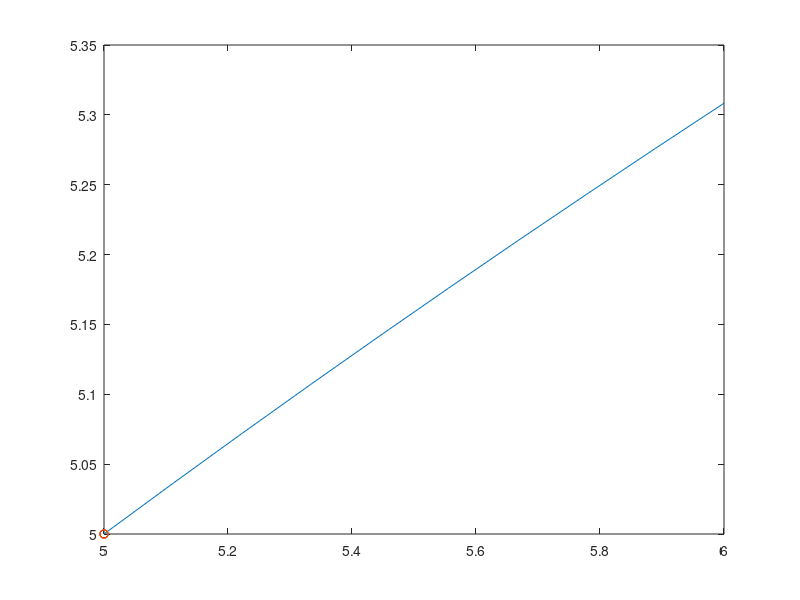

Write the MATLAB code that produced this figure.
count = input('Enter the number of elements: ');
X=[];
Y=[];
%syms X ;%Assign Symbolic Variables to MATLAB Variables
for i=1:count
    x_m= input('Enter the elements of x: ');
    X=[X x_m];
end
   for k=1:count
    y_m= input('Enter the elements of y: ');
    Y=[Y y_m];
   end
% X=[2.5 3.5 5 6 7.5 10 12.5 15 17.5 20]  
%Y=[5 3.4 2 1.6 1.2 0.8 0.6 0.4 0.3 0.3]
y=log10(Y);
x=log10(X);
sigmax=sum(x);
sigmay=sum(y);
sigmaxsquared=sum(x.*x);
N=length(x);
t = linspace(min(X),max(X)+1,10);
xy=zeros(N,1);
xy=x.*y;
sigmaxy=sum(xy);

E1=[N sigmax ;sigmax sigmaxsquared];
E2=[sigmay ; sigmaxy ]
answer = linsolve(E1,E2);
a0=answer(1)
a1=answer(2)
a=10^a0;
b=a1;
line = a.*t.^(b);

figure;
plot(t,line);
hold on;
plot(X,Y,'o')





